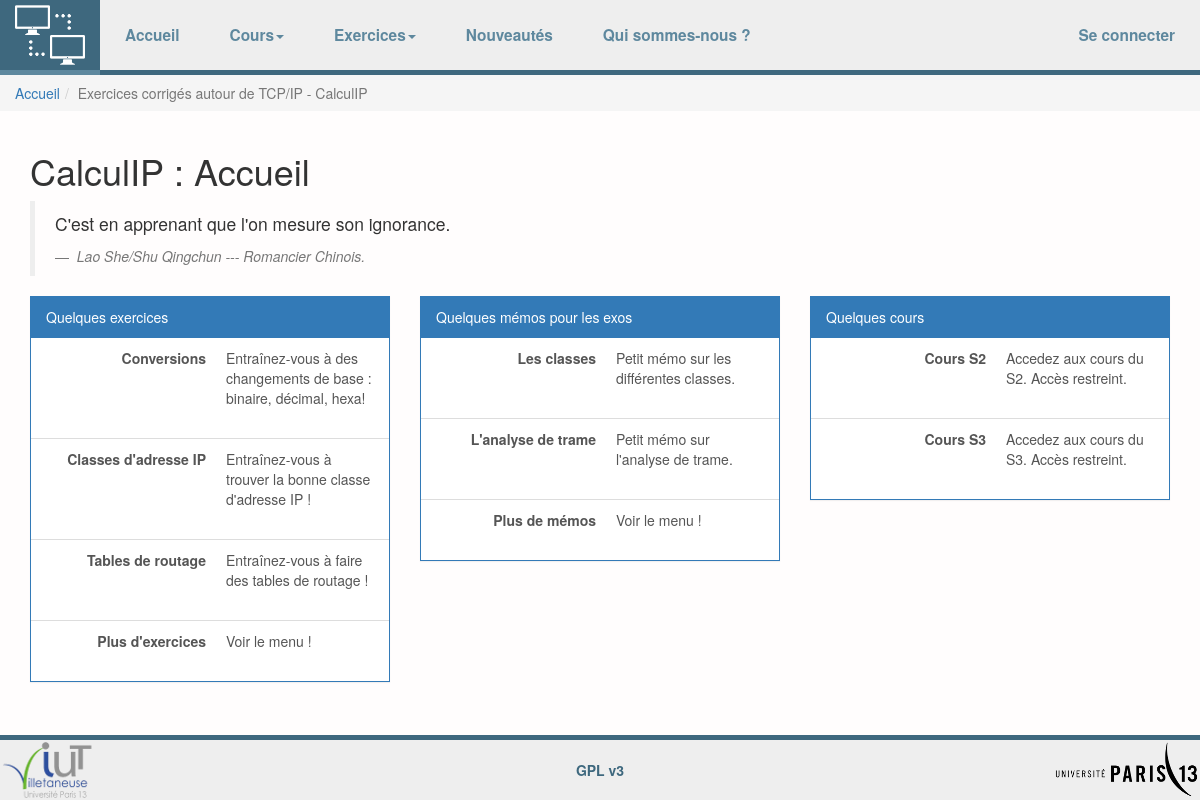
The page /site/index.php on the database its author committed.
### tables this page shows
CREATE TABLE `citations` (
  `id` int(11) DEFAULT NULL,
  `texte` longtext,
  `auteur` varchar(50) DEFAULT NULL,
  `commentaire` longtext,
  UNIQUE KEY `id` (`id`)
);

### site/index.php (the view, shortened to what this page needs)
<?php
    require("ressources/header.php");
    require_once("ressources/connectBDD.php");
?>
<div class="container">
    <h1>CalculIP : Accueil</h1>
<?php
try {
 	$requete=$bdd->prepare("SELECT * FROM citations order by RAND() LIMIT 1");
        $requete->execute();
}catch(PDOException $e){
	echo '';
}
        $rep=$requete->fetch(PDO::FETCH_ASSOC);
?>
    <blockquote>
	<p><?=$rep['texte']?>.</p>
	<footer><cite>
	<?=$rep['auteur']?> --- <?=$rep['commentaire']?>.
	</cite></footer>
    </blockquote>
    <div class="row">
    	<div class="col-sm-6 col-md-4">
		    <div class="panel panel-primary">
			<div class="panel-heading">Quelques exercices</div>
		<ul class="list-group">
		<a href="Exercices/Conversion.php" class="list-group-item">
		<dl class="dl-horizontal">
		<dt>Conversions</dt>
		<dd>Entraînez-vous à des changements de base&nbsp;: binaire, décimal, hexa!</dd></dl>
		</a>
		<a href="Exercices/TrouverClasse.php" class="list-group-item">
		<dl class="dl-horizontal">
		  <dt>Classes d'adresse IP</dt>
		  <dd>Entraînez-vous à trouver la bonne classe d'adresse IP&nbsp;!</dd>
		</dl>
		</a>
		<a href="Exercices/TableRoutage.php" class="list-group-item">
		<dl class="dl-horizontal">
		  <dt>Tables de routage</dt>
		  <dd>Entraînez-vous à faire des tables de routage&nbsp;!</dd>
		</dl>
		</a>
		<a href="Exercices" class="list-group-item">
			<dl class="dl-horizontal">
			<dt>Plus d'exercices</dt>
			<dd>Voir le menu !</dd>
			</dl>
		</a>
		</ul>
	</div>
</div>
		<div class="col-sm-6 col-md-4">
		    <div class="panel panel-primary">
				<div class="panel-heading">Quelques mémos pour les exos</div>
				<ul class="list-group">
					<a href="Memos/Classe.php" class="list-group-item">
						<dl class="dl-horizontal">
						  <dt>Les classes</dt>
						  <dd>Petit mémo sur les différentes classes.</dd>
						</dl>
					</a>
					<a href="Memos/Analyse.php" class="list-group-item">
						<dl class="dl-horizontal">
						  <dt>L'analyse de trame</dt>
						  <dd>Petit mémo sur l'analyse de trame.</dd>
						</dl>
					</a>
					<a href="Memos" class="list-group-item">
                                                <dl class="dl-horizontal">
                                                  <dt>Plus de mémos</dt>
                                                  <dd>Voir le menu !</dd>
						</dl>
					</a>
				</ul>
			</div>
		</div>
		<div class="col-sm-6 col-md-4">
		    <div class="panel panel-primary">
				<div class="panel-heading">Quelques cours</div>
				<ul class="list-group">
					<a href="https://www-info.iutv.univ-paris13.fr/~butelle/Polys/M2102_Reseaux" target="_blank" class="list-group-item">
						<dl class="dl-horizontal">
						  <dt>Cours S2</dt>
						  <dd>Accedez aux cours du S2. Accès restreint.</dd>
						</dl>
					</a>
					<a href="https://www-info.iutv.univ-paris13.fr/~butelle/Polys/M3102_Reseaux" target="_blank" class="list-group-item">
						<dl class="dl-horizontal">
						  <dt>Cours S3</dt>
						  <dd>Accedez aux cours du S3. Accès restreint.</dd>
						</dl>
					</a>
				</ul>
			</div>
		</div>
	</div>
</div>
<?php
	require("ressources/footer.php");
?>

### site/css/style_principal.css (style rules this page uses)
body { margin-bottom: 65px; background-color:#FFFDFD; }
html { position: relative; min-height: 100%; }

### rows shown on the page
citations: texte "C'est en apprenant que l'on mesure son ignorance", auteur "Lao She/Shu Qingchun", commentaire "Romancier Chinois"

### other values the page prints
$title "Exercices corrigés autour de TCP/IP - CalculIP"
